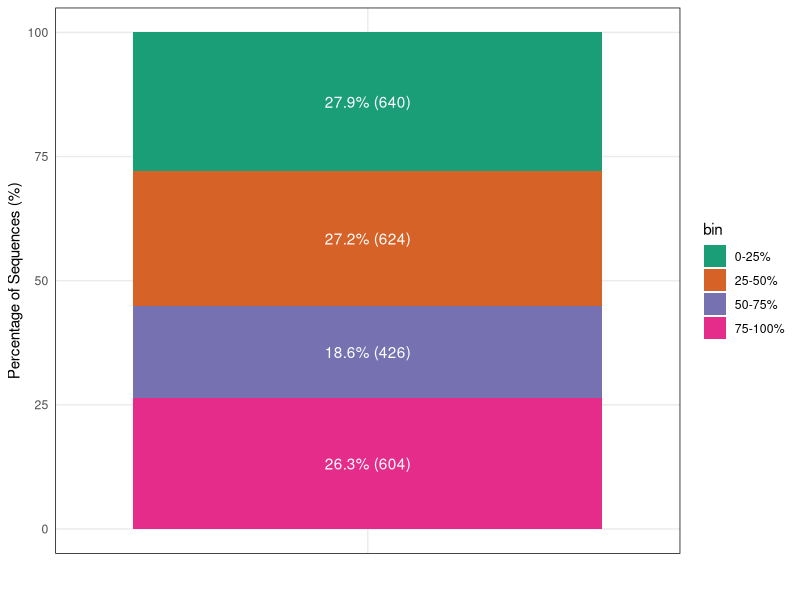

This chart was generated by the following R code:
### Load required libraries
library(dplyr)
library(ggplot2)

### Data Loading & Filtering
data <- read.csv("data.csv") %>%
# Calculate genome completeness
  mutate(completeness = covered_bases / reference_length)

### Section 1: Completeness Bins & Bar Plot
# Create completeness bins and count sequences per bin
bins <- cut(data$completeness, breaks = c(0, 0.25, 0.5, 0.75, 1),
            labels = c("0-25%", "25-50%", "50-75%", "75-100%"))
bin_counts <- table(bins)
total_sequences <- nrow(data)
bin_percentages <- 100 * bin_counts / total_sequences

# Build a data frame for plotting
plot_data <- data.frame(
  bin = names(bin_counts),
  count = as.numeric(bin_counts),
  percentage = as.numeric(bin_percentages)
)

# Bar plot of completeness distribution
p1 <- ggplot(plot_data, aes(x = "", y = percentage, fill = bin)) +
  geom_bar(stat = "identity") +
  geom_text(aes(label = paste0(round(percentage, 1), "% (", count, ")")),
            color = "white", position = position_stack(vjust = 0.5)) +
  labs(x = "", y = "Percentage of Sequences (%)") +
  scale_fill_manual(values = c("0-25%" = "#1a9e77", "25-50%" = "#d76227",
                               "50-75%" = "#7672b2", "75-100%" = "#e52c8b")) +
  theme_minimal() +
  theme(panel.border = element_rect(color = "black", fill = NA),
        panel.grid.minor = element_blank())

print(p1)

### Section 2: Species Count per Sample by Completeness Category
# Count distinct species for sequences with 50-75% completeness
count_50_75 <- data %>%
  filter(completeness >= 0.50 & completeness <= 0.75) %>%
  group_by(sample_ID) %>%
  summarise(num_species = n_distinct(species))

# Count distinct species for sequences with >75% completeness
count_above_75 <- data %>%
  filter(completeness > 0.75) %>%
  group_by(sample_ID) %>%
  summarise(num_species = n_distinct(species))

# Merge the two results and rename columns
completeness_counts <- merge(count_50_75, count_above_75, by = "sample_ID", all = TRUE)
colnames(completeness_counts) <- c("Sample_ID", "50-75% Completeness", ">75% Completeness")
completeness_counts[is.na(completeness_counts)] <- 0

# Display the summarized species counts
print(completeness_counts)
